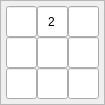
   <widget class="QFrame" name="frame_3">
    <property name="geometry">
     <rect>
      <x>120</x>
      <y>28</y>
      <width>101</width>
      <height>101</height>
     </rect>
    </property>
    <property name="minimumSize">
     <size>
      <width>0</width>
      <height>0</height>
     </size>
    </property>
    <property name="maximumSize">
     <size>
      <width>135</width>
      <height>135</height>
     </size>
    </property>
    <property name="styleSheet">
     <string notr="true"/>
    </property>
    <property name="frameShape">
     <enum>QFrame::StyledPanel</enum>
    </property>
    <property name="frameShadow">
     <enum>QFrame::Raised</enum>
    </property>
    <layout class="QGridLayout" name="gridLayout_3">
     <property name="leftMargin">
      <number>5</number>
     </property>
     <property name="topMargin">
      <number>5</number>
     </property>
     <property name="rightMargin">
      <number>5</number>
     </property>
     <property name="bottomMargin">
      <number>5</number>
     </property>
     <property name="spacing">
      <number>0</number>
     </property>
     <item row="1" column="2">
      <widget class="QLineEdit" name="cell_1_5">
       <property name="enabled">
        <bool>true</bool>
       </property>
       <property name="minimumSize">
        <size>
         <width>31</width>
         <height>31</height>
        </size>
       </property>
       <property name="maximumSize">
        <size>
         <width>31</width>
         <height>31</height>
        </size>
       </property>
       <property name="font">
        <font>
         <pointsize>9</pointsize>
        </font>
       </property>
       <property name="inputMask">
        <string>9</string>
       </property>
       <property name="text">
        <string/>
       </property>
       <property name="alignment">
        <set>Qt::AlignCenter</set>
       </property>
       <property name="readOnly">
        <bool>true</bool>
       </property>
      </widget>
     </item>
     <item row="0" column="2">
      <widget class="QLineEdit" name="cell_0_5">
       <property name="enabled">
        <bool>true</bool>
       </property>
       <property name="minimumSize">
        <size>
         <width>31</width>
         <height>31</height>
        </size>
       </property>
       <property name="maximumSize">
        <size>
         <width>31</width>
         <height>31</height>
        </size>
       </property>
       <property name="font">
        <font>
         <pointsize>9</pointsize>
        </font>
       </property>
       <property name="inputMask">
        <string>9</string>
       </property>
       <property name="text">
        <string/>
       </property>
       <property name="alignment">
        <set>Qt::AlignCenter</set>
       </property>
       <property name="readOnly">
        <bool>true</bool>
       </property>
      </widget>
     </item>
     <item row="1" column="1">
      <widget class="QLineEdit" name="cell_1_4">
       <property name="enabled">
        <bool>true</bool>
       </property>
       <property name="minimumSize">
        <size>
         <width>31</width>
         <height>31</height>
        </size>
       </property>
       <property name="maximumSize">
        <size>
         <width>31</width>
         <height>31</height>
        </size>
       </property>
       <property name="font">
        <font>
         <pointsize>9</pointsize>
        </font>
       </property>
       <property name="inputMask">
        <string>9</string>
       </property>
       <property name="text">
        <string/>
       </property>
       <property name="alignment">
        <set>Qt::AlignCenter</set>
       </property>
       <property name="readOnly">
        <bool>true</bool>
       </property>
      </widget>
     </item>
     <item row="1" column="0">
      <widget class="QLineEdit" name="cell_1_3">
       <property name="enabled">
        <bool>true</bool>
       </property>
       <property name="minimumSize">
        <size>
         <width>31</width>
         <height>31</height>
        </size>
       </property>
       <property name="maximumSize">
        <size>
         <width>31</width>
         <height>31</height>
        </size>
       </property>
       <property name="font">
        <font>
         <pointsize>9</pointsize>
        </font>
       </property>
       <property name="inputMask">
        <string>9</string>
       </property>
       <property name="text">
        <string/>
       </property>
       <property name="alignment">
        <set>Qt::AlignCenter</set>
       </property>
       <property name="readOnly">
        <bool>true</bool>
       </property>
      </widget>
     </item>
     <item row="2" column="1">
      <widget class="QLineEdit" name="cell_2_4">
       <property name="enabled">
        <bool>true</bool>
       </property>
       <property name="minimumSize">
        <size>
         <width>31</width>
         <height>31</height>
        </size>
       </property>
       <property name="maximumSize">
        <size>
         <width>31</width>
         <height>31</height>
        </size>
       </property>
       <property name="font">
        <font>
         <pointsize>9</pointsize>
        </font>
       </property>
       <property name="inputMask">
        <string>9</string>
       </property>
       <property name="text">
        <string/>
       </property>
       <property name="alignment">
        <set>Qt::AlignCenter</set>
       </property>
       <property name="readOnly">
        <bool>true</bool>
       </property>
      </widget>
     </item>
     <item row="2" column="0">
      <widget class="QLineEdit" name="cell_2_3">
       <property name="enabled">
        <bool>true</bool>
       </property>
       <property name="minimumSize">
        <size>
         <width>31</width>
         <height>31</height>
        </size>
       </property>
       <property name="maximumSize">
        <size>
         <width>31</width>
         <height>31</height>
        </size>
       </property>
       <property name="font">
        <font>
         <pointsize>9</pointsize>
        </font>
       </property>
       <property name="inputMask">
        <string>9</string>
       </property>
       <property name="text">
        <string/>
       </property>
       <property name="alignment">
        <set>Qt::AlignCenter</set>
       </property>
       <property name="readOnly">
        <bool>true</bool>
       </property>
      </widget>
     </item>
     <item row="2" column="2">
      <widget class="QLineEdit" name="cell_2_5">
       <property name="enabled">
        <bool>true</bool>
       </property>
       <property name="minimumSize">
        <size>
         <width>31</width>
         <height>31</height>
        </size>
       </property>
       <property name="maximumSize">
        <size>
         <width>31</width>
         <height>31</height>
        </size>
       </property>
       <property name="font">
        <font>
         <pointsize>9</pointsize>
        </font>
       </property>
       <property name="inputMask">
        <string>9</string>
       </property>
       <property name="text">
        <string/>
       </property>
       <property name="alignment">
        <set>Qt::AlignCenter</set>
       </property>
       <property name="readOnly">
        <bool>true</bool>
       </property>
      </widget>
     </item>
     <item row="0" column="1">
      <widget class="QLineEdit" name="cell_0_4">
       <property name="enabled">
        <bool>true</bool>
       </property>
       <property name="minimumSize">
        <size>
         <width>31</width>
         <height>31</height>
        </size>
       </property>
       <property name="maximumSize">
        <size>
         <width>31</width>
         <height>31</height>
        </size>
       </property>
       <property name="font">
        <font>
         <pointsize>9</pointsize>
        </font>
       </property>
       <property name="inputMask">
        <string>9</string>
       </property>
       <property name="text">
        <string>2</string>
       </property>
       <property name="alignment">
        <set>Qt::AlignCenter</set>
       </property>
       <property name="readOnly">
        <bool>true</bool>
       </property>
      </widget>
     </item>
     <item row="0" column="0">
      <widget class="QLineEdit" name="cell_0_3">
       <property name="enabled">
        <bool>true</bool>
       </property>
       <property name="minimumSize">
        <size>
         <width>31</width>
         <height>31</height>
        </size>
       </property>
       <property name="maximumSize">
        <size>
         <width>31</width>
         <height>31</height>
        </size>
       </property>
       <property name="font">
        <font>
         <pointsize>9</pointsize>
        </font>
       </property>
       <property name="inputMask">
        <string>9</string>
       </property>
       <property name="text">
        <string/>
       </property>
       <property name="alignment">
        <set>Qt::AlignCenter</set>
       </property>
       <property name="readOnly">
        <bool>true</bool>
       </property>
      </widget>
     </item>
    </layout>
   </widget>
